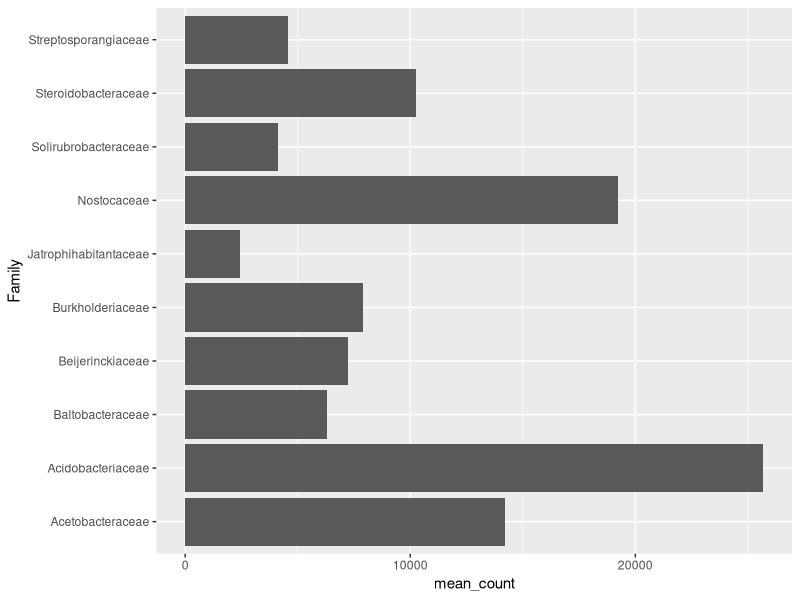
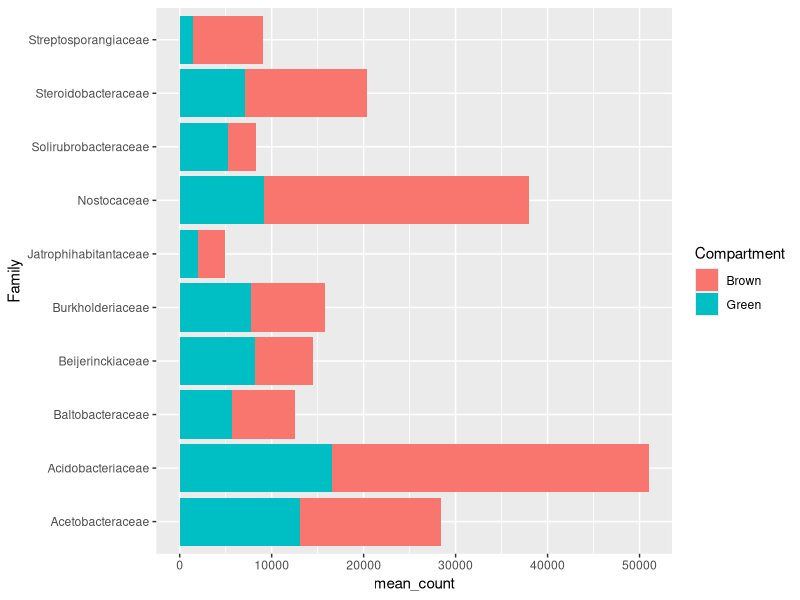
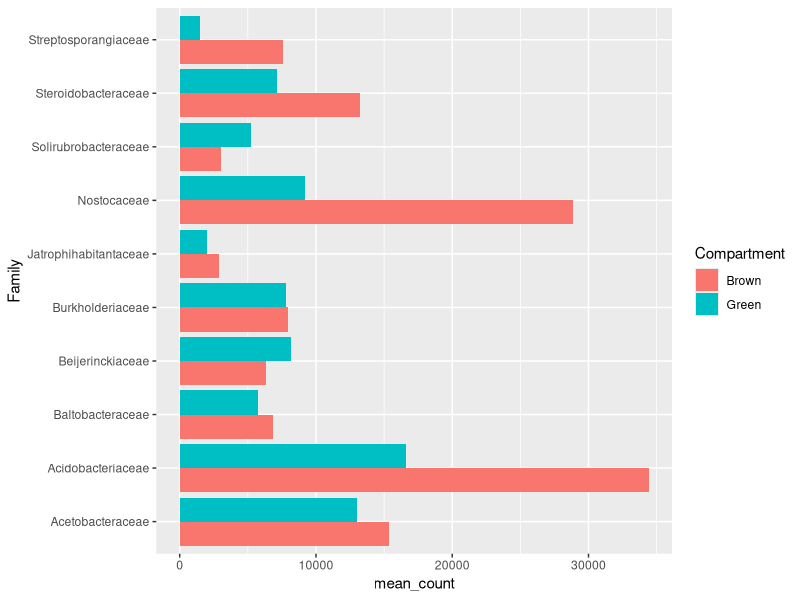
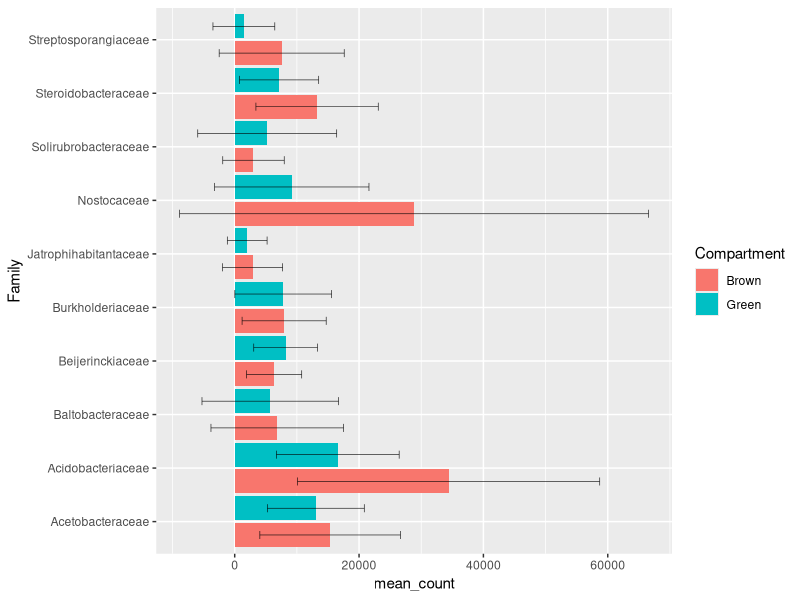
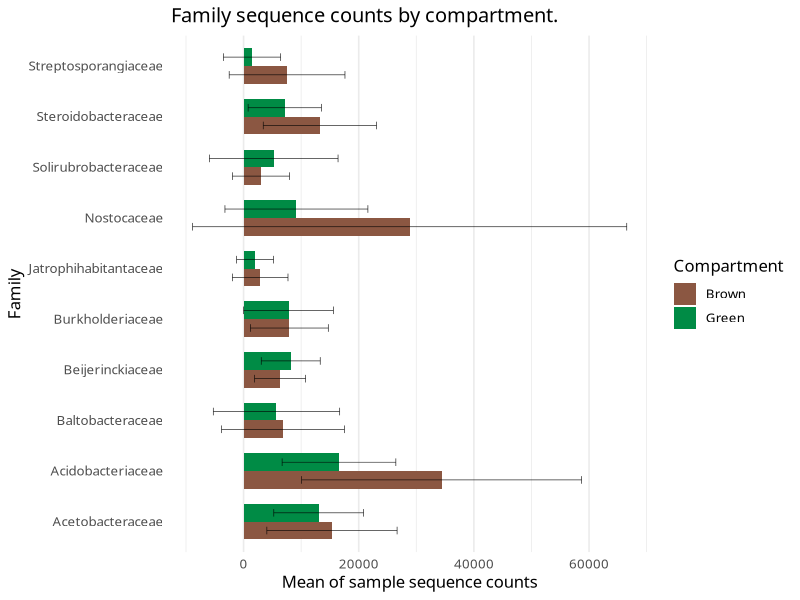
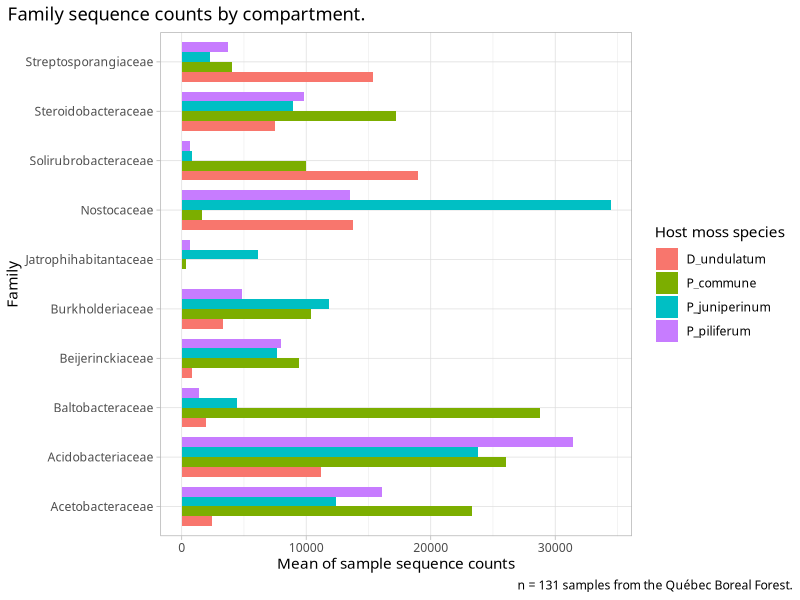
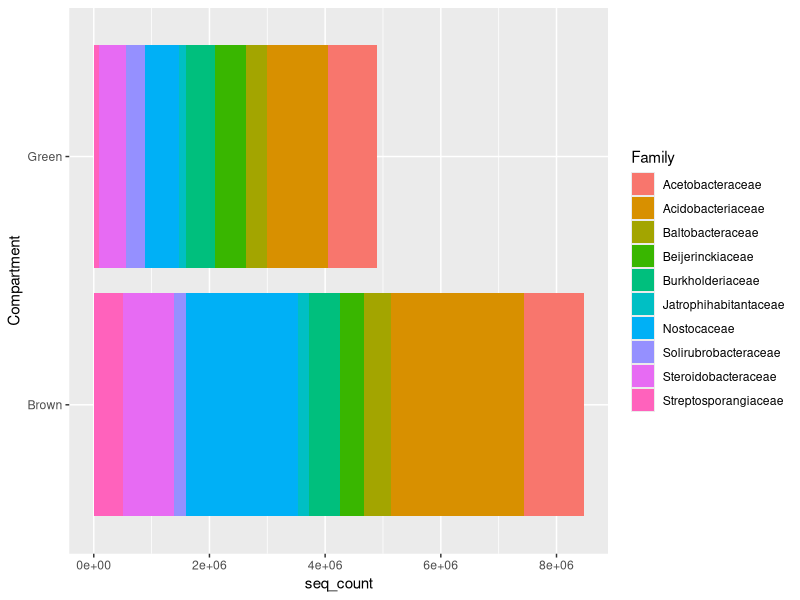
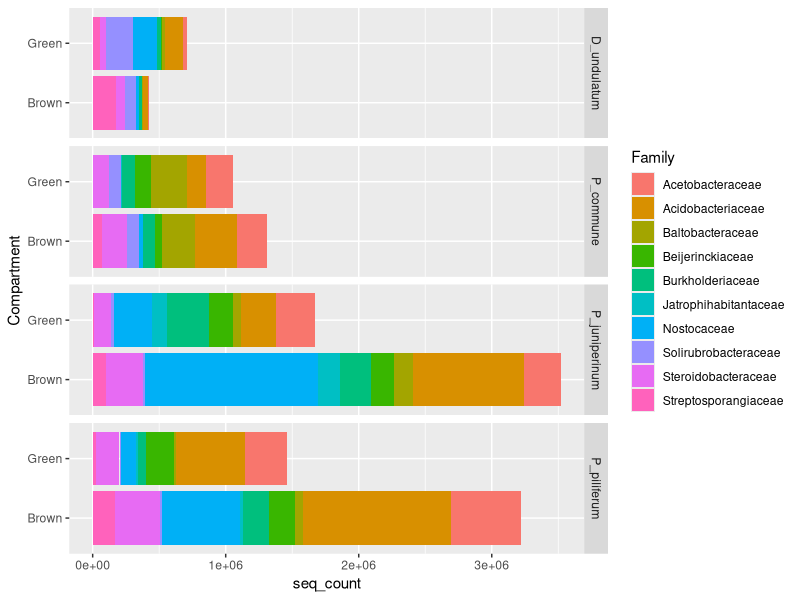

The R script that drew these images, in order:
## ---- chunk 1
library(tidyverse)
## ---- chunk 2
# Import the data file
seq_count <- read.delim("../../Data/sequence_counts.tsv") # by default, read.delim assumes the file has a header, and that it is separated by tabulations ("\t")
head(seq_count)
# How many samples do we have by group and compartment ?
seq_count %>% 
  select(Sample, Host, Compartment) %>% # ignore the seq_count and Family columns
  unique %>% # Keep one line per unique combinations of these variables
  dplyr::summarise(n_samples = n(), # count the number of samples for each
                   .by = c('Host', 'Compartment'))
## ---- chunk 3
str(seq_count)
## ---- chunk 4
seq_count <- seq_count %>% 
  # the mutate() function modifies the values of a variable
  mutate(across(where(is.character), as.factor))

# Make sure the factors are as expected
str(seq_count)
## ---- chunk 5
# Dataframe
family.df <- seq_count %>% 
  group_by(Family) %>% 
  summarise(mean_count = mean(seq_count))

# Plot 
ggplot(family.df, 
       aes(x = mean_count, y = Family)
       ) + 
  geom_col() 
## ---- chunk 6
# Dataframe
familyComp.df <- seq_count %>% 
  group_by(Family, Compartment) %>% 
  summarise(mean_count = mean(seq_count),     
            sd_count = sd(seq_count),        # calculate SD
            .groups = 'drop')                # drops the grouping structure

# Plot
ggplot(familyComp.df, aes(x = mean_count, y = Family, 
                          fill = Compartment)) + # fill by compartment 
  geom_col() 
## ---- chunk 7
ggplot(familyComp.df, aes(x = mean_count, y = Family, fill = Compartment)) + 
  geom_col(position = "dodge") # Dodge the columns, so we can read the counts
## ---- chunk 8
ggplot(familyComp.df, aes(x = mean_count, y = Family, fill = Compartment)) + 
  geom_col(position = position_dodge(width = 1)) + # slight modification
  geom_errorbar(aes(xmin = mean_count - sd_count, 
                    xmax = mean_count + sd_count),
                width = 0.3, # size of the "caps"
                linewidth = 0.2, # thickness
                position = position_dodge(width = 1)) # same as in geom_col
## ---- chunk 9
comp_colours <- c("lightsalmon4", "springgreen4")

myplot <- # save this plot as an object
  ggplot(familyComp.df, aes(x = mean_count, y = Family, fill = Compartment)) + 
  geom_col(position = position_dodge(width = 0.7), # cluster columns by family
           width = 0.7) + # readjust the columns so they don't overlap
  geom_errorbar(aes(xmin = mean_count - sd_count, xmax = mean_count + sd_count),
                width = 0.3, linewidth = 0.2, position = position_dodge(width = 0.7)) +
  scale_fill_manual(values = comp_colours) + # follows factor levels
  labs(title = "Family sequence counts by compartment.", # Title
       x = "Mean of sample sequence counts") + # meaningful label
  theme_minimal(base_family = "Baskerville", # new font, and this theme removes gray background
                base_size = 12) + # font size
  theme(panel.grid.major.y = element_blank()) # remove horizontal grid
myplot
## ---- chunk 10
ggsave(filename = "./barplot.jpg", plot = myplot, 
       width = 1600, height = 900, units = 'px', dpi = 150)
## ---- chunk 11
seq_count %>% 
  group_by(Family, Host) %>% 
  summarise(mean_count = mean(seq_count),     
            sd_count = sd(seq_count),        # calculate SD
            .groups = 'drop') %>% 

ggplot(aes(x = mean_count, y = Family, fill = Host)) + 
  geom_col(position = position_dodge(width = 0.8), # cluster columns by family
           width = 0.8) + # readjust the columns so they don't overlap
  labs(title = "Family sequence counts by compartment.", # Title
       x = "Mean of sample sequence counts",
       caption = "n = 131 samples from the Québec Boreal Forest.",
       fill = "Host moss species") + # meaningful label
  theme_light(base_family = "Baskerville") +
  theme(plot.caption.position = "plot", # sends it all the way to the right.
        plot.title.position = "plot") # Sends it all the way to the left
## ---- chunk 12
ggplot(seq_count, aes(y = Compartment, x = seq_count)) + 
  geom_col(aes(fill = Family))
      # Notice: we don't use the "dodge" option, so the counts stack.
## ---- chunk 13
ggplot(seq_count, aes(y = Compartment, x = seq_count)) + 
  geom_col(aes(fill = Family)) +
    # This is where the magic happens:
  facet_grid(rows = vars(Host), # Adds facets
             scales="free") # allows different x-axis scales for each facet
## ---- chunk 14
ggplot(seq_count, aes(y = Compartment, x = seq_count)) + 
  geom_col(aes(fill = Family), 
           position = 'fill') + # normalises total values to 1
  facet_grid(rows = vars(Host)) +
  xlab("Proportion of sequence counts") # not absolute values
